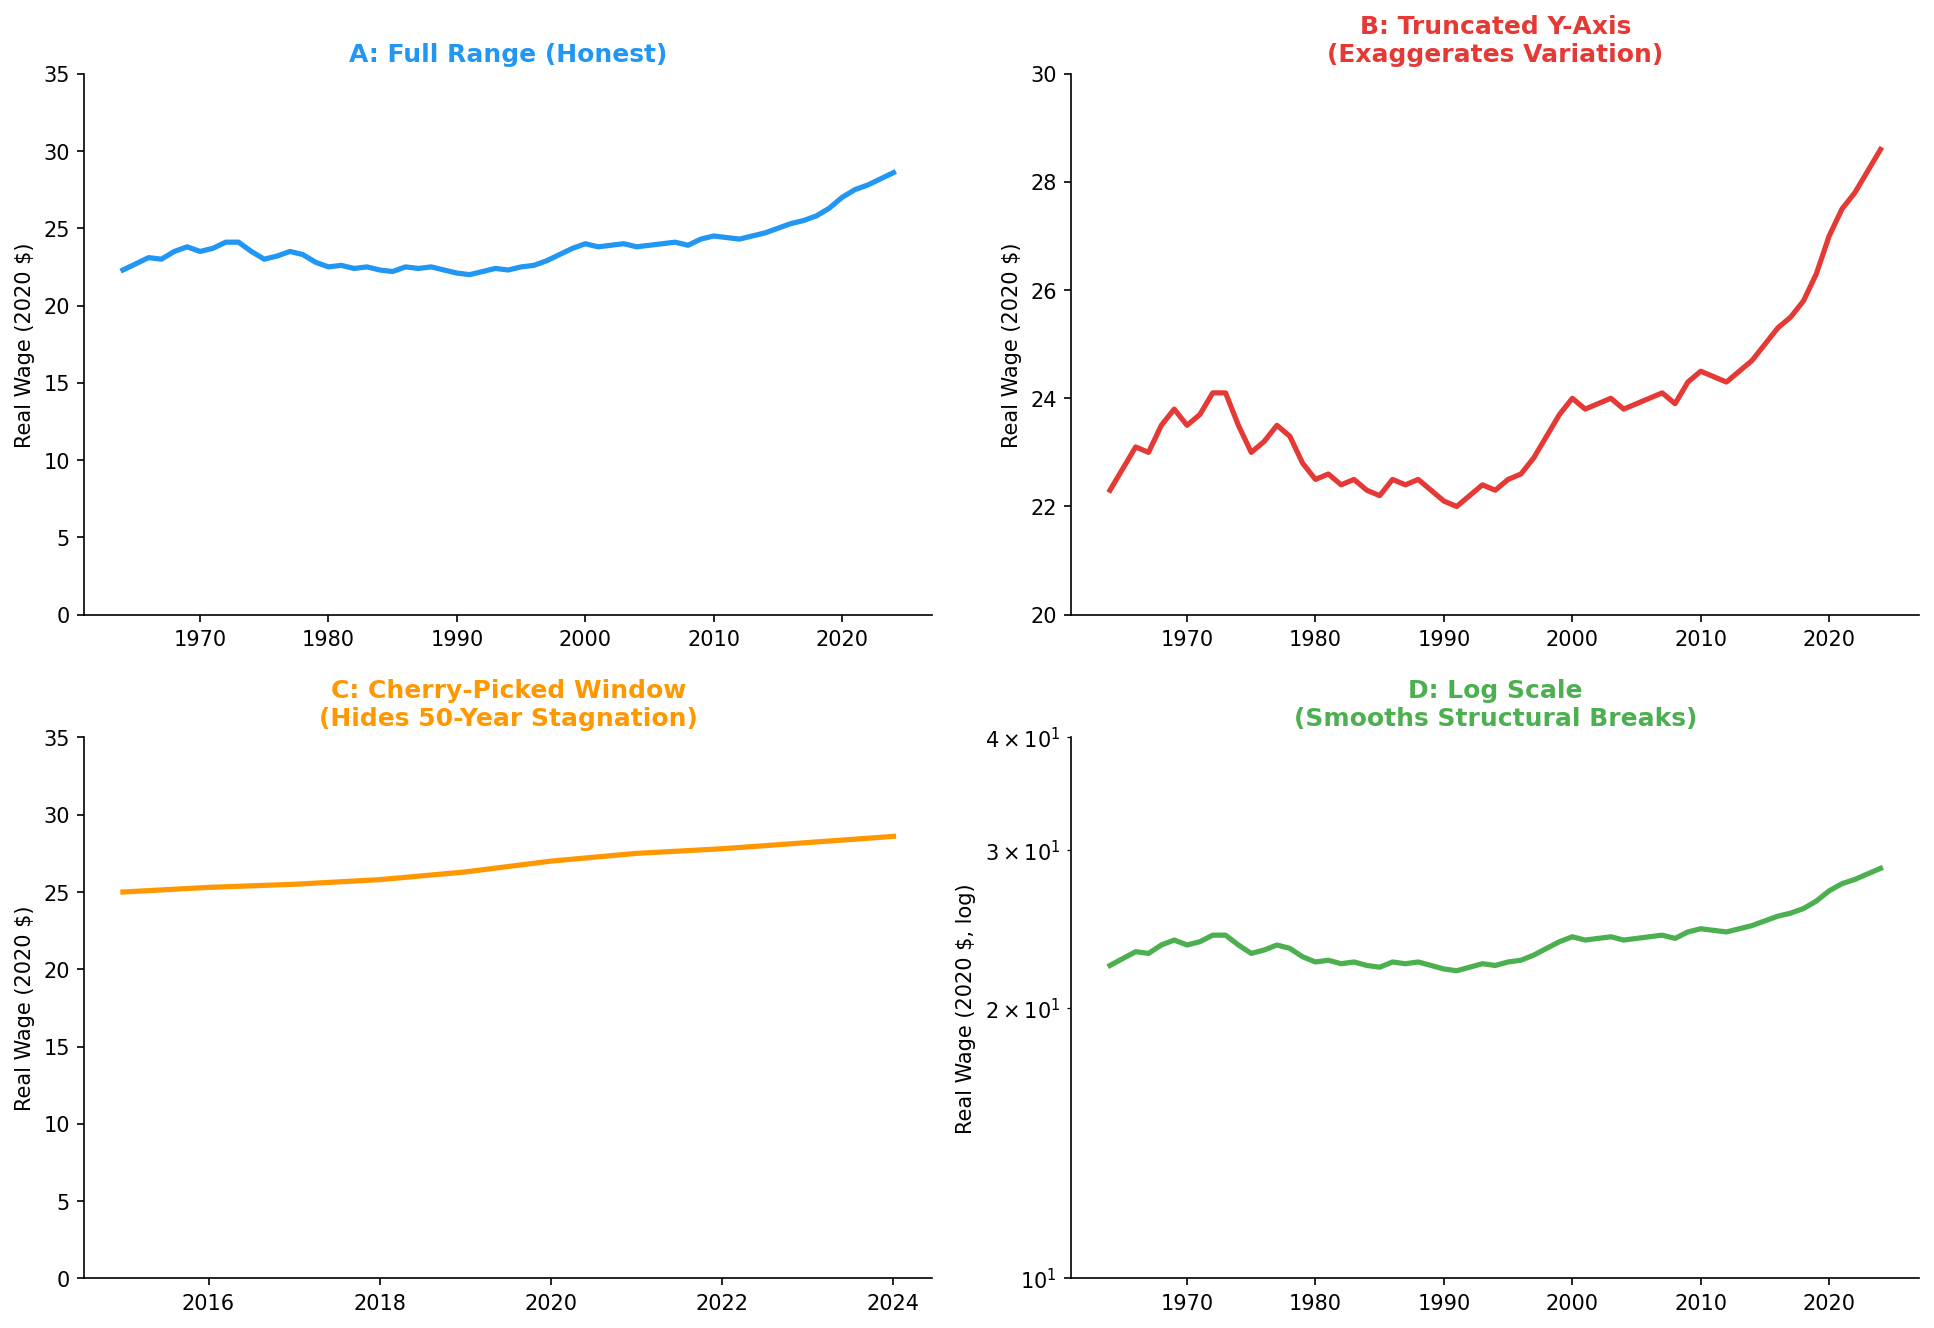

This chart was generated by the following Python code:
"""Four Visualizations of Real Wages: Same Data, Different Arguments.

Uses static data (approximate FRED AHETPI deflated to 2020 dollars)
to avoid API dependency in the slide build pipeline.
"""
import numpy as np
import matplotlib.pyplot as plt

# Approximate real hourly earnings (2020$), annual averages 1964-2024
years = np.arange(1964, 2025)
# Stylized trajectory: rise to 1973, stagnation to 2015, rise to 2020, dip, recovery
real_wages = np.array([
    22.3, 22.7, 23.1, 23.0, 23.5, 23.8, 23.5, 23.7, 24.1, 24.1,  # 1964-73
    23.5, 23.0, 23.2, 23.5, 23.3, 22.8, 22.5, 22.6, 22.4, 22.5,  # 1974-83
    22.3, 22.2, 22.5, 22.4, 22.5, 22.3, 22.1, 22.0, 22.2, 22.4,  # 1984-93
    22.3, 22.5, 22.6, 22.9, 23.3, 23.7, 24.0, 23.8, 23.9, 24.0,  # 1994-03
    23.8, 23.9, 24.0, 24.1, 23.9, 24.3, 24.5, 24.4, 24.3, 24.5,  # 2004-13
    24.7, 25.0, 25.3, 25.5, 25.8, 26.3, 27.0, 27.5, 27.8, 28.2,  # 2014-23
    28.6                                                            # 2024
])

fig, axes = plt.subplots(2, 2, figsize=(13, 9))

# Panel A: Honest (full range, y starts at 0)
axes[0, 0].plot(years, real_wages, color="#2196F3", linewidth=2.5)
axes[0, 0].set_ylim(0, 35)
axes[0, 0].set_title("A: Full Range (Honest)", fontweight="bold", fontsize=12,
                     color="#2196F3")
axes[0, 0].set_ylabel("Real Wage (2020 $)")
axes[0, 0].spines["top"].set_visible(False)
axes[0, 0].spines["right"].set_visible(False)

# Panel B: Truncated y-axis (starts at $20)
axes[0, 1].plot(years, real_wages, color="#E53935", linewidth=2.5)
axes[0, 1].set_ylim(20, 30)
axes[0, 1].set_title("B: Truncated Y-Axis\n(Exaggerates Variation)",
                     fontweight="bold", fontsize=12, color="#E53935")
axes[0, 1].set_ylabel("Real Wage (2020 $)")
axes[0, 1].spines["top"].set_visible(False)
axes[0, 1].spines["right"].set_visible(False)

# Panel C: Cherry-picked window (2015-2024)
mask = years >= 2015
axes[1, 0].plot(years[mask], real_wages[mask], color="#FF9800", linewidth=2.5)
axes[1, 0].set_ylim(0, 35)
axes[1, 0].set_title("C: Cherry-Picked Window\n(Hides 50-Year Stagnation)",
                     fontweight="bold", fontsize=12, color="#FF9800")
axes[1, 0].set_ylabel("Real Wage (2020 $)")
axes[1, 0].spines["top"].set_visible(False)
axes[1, 0].spines["right"].set_visible(False)

# Panel D: Log scale
axes[1, 1].plot(years, real_wages, color="#4CAF50", linewidth=2.5)
axes[1, 1].set_yscale("log")
axes[1, 1].set_ylim(10, 40)
axes[1, 1].set_title("D: Log Scale\n(Smooths Structural Breaks)",
                     fontweight="bold", fontsize=12, color="#4CAF50")
axes[1, 1].set_ylabel("Real Wage (2020 $, log)")
axes[1, 1].spines["top"].set_visible(False)
axes[1, 1].spines["right"].set_visible(False)

plt.tight_layout()
plt.savefig("figures/figure_004_wage_redesigns.png", dpi=150,
            bbox_inches="tight", facecolor="white")
plt.close()
print("OK: figure_004_wage_redesigns.png")
